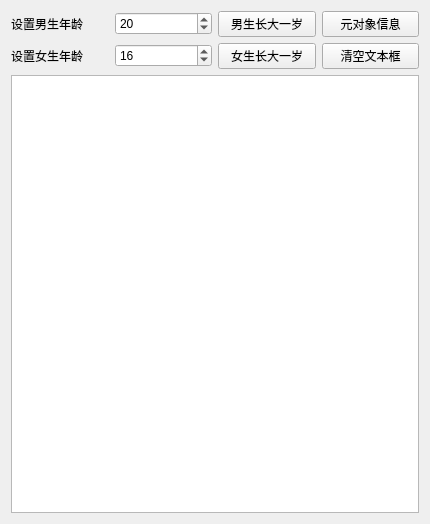
<?xml version="1.0" encoding="UTF-8"?>
<ui version="4.0">
 <class>Widget</class>
 <widget class="QWidget" name="Widget">
  <property name="geometry">
   <rect>
    <x>0</x>
    <y>0</y>
    <width>430</width>
    <height>524</height>
   </rect>
  </property>
  <property name="windowTitle">
   <string>元对象系统demo</string>
  </property>
  <layout class="QVBoxLayout" name="verticalLayout">
   <item>
    <layout class="QGridLayout" name="gridLayout">
     <item row="0" column="0">
      <widget class="QLabel" name="label_boy">
       <property name="text">
        <string>设置男生年龄</string>
       </property>
      </widget>
     </item>
     <item row="0" column="1">
      <widget class="QSpinBox" name="spinboy">
       <property name="value">
        <number>20</number>
       </property>
      </widget>
     </item>
     <item row="0" column="2">
      <widget class="QPushButton" name="btn_boy_inc">
       <property name="text">
        <string>男生长大一岁</string>
       </property>
      </widget>
     </item>
     <item row="0" column="3">
      <widget class="QPushButton" name="btn_meta_info">
       <property name="text">
        <string>元对象信息</string>
       </property>
      </widget>
     </item>
     <item row="1" column="0">
      <widget class="QLabel" name="label_girl">
       <property name="text">
        <string>设置女生年龄</string>
       </property>
      </widget>
     </item>
     <item row="1" column="1">
      <widget class="QSpinBox" name="spingirl">
       <property name="value">
        <number>16</number>
       </property>
      </widget>
     </item>
     <item row="1" column="2">
      <widget class="QPushButton" name="btn_girl_inc">
       <property name="text">
        <string>女生长大一岁</string>
       </property>
      </widget>
     </item>
     <item row="1" column="3">
      <widget class="QPushButton" name="btn_clear">
       <property name="text">
        <string>清空文本框</string>
       </property>
      </widget>
     </item>
    </layout>
   </item>
   <item>
    <widget class="QPlainTextEdit" name="plainTextEdit"/>
   </item>
  </layout>
 </widget>
 <resources/>
 <connections/>
</ui>
